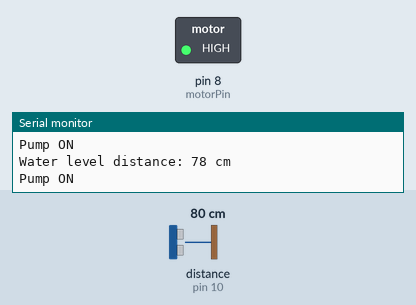
The sketch below on a simulated Arduino Uno, built with avr-gcc and run on an emulated ATmega328P. Parts: switched loads named in the sketch (green lamp = pin HIGH), the last lines printed to the serial monitor. Wiring (inferred from the names in the program): ultrasonic range finder: trigger pin 9; echo pin 10. The test bench sets the inputs (shaded band); at power-on: distance to the obstacle (sensor on pin 10) 80 cm. The echo pulse lasts 58.3 µs per cm; pins used as bus, display or sensor lines are not drawn.

Above: at 1.8 s.
1.9 s: distance to the obstacle (sensor on pin 10) set to 18 cm
3.4 s: distance to the obstacle (sensor on pin 10) set to 15 cm
At 5.2 s:
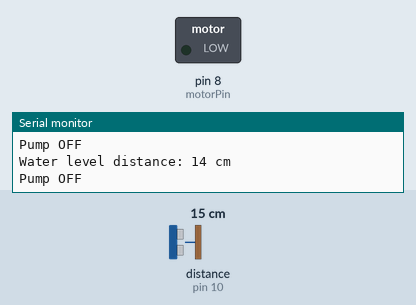
5.5 s: distance to the obstacle (sensor on pin 10) set to 35 cm
At 6.8 s:
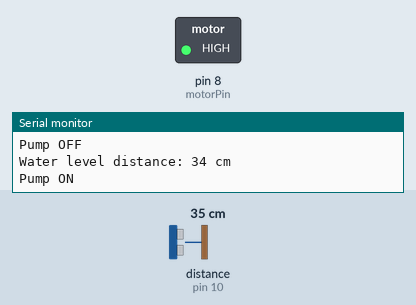
7.5 s: distance to the obstacle (sensor on pin 10) set to 2 cm
At 8.5 s:
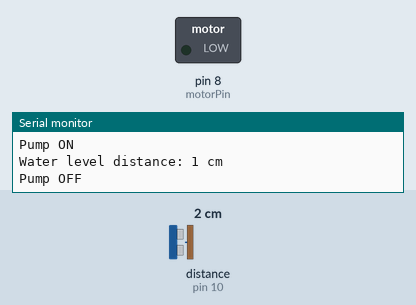
Timing chart, 0 to 10.5 s (numbered marks = the images above; inputs shaded):
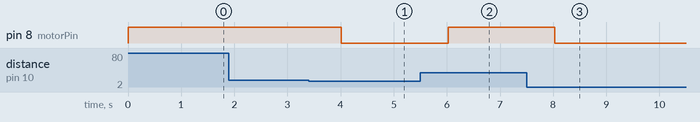

Measured:
- the behaviour switches between 17 and 16 cm on distance to the obstacle (sensor on pin 10) (found by bisection; images 0 and 1)
- after the input at 3.4 s, pin 8 (motorPin): HIGH → LOW after 0.62 s
- after the input at 5.5 s, pin 8 (motorPin): LOW → HIGH after 0.52 s
- after the input at 7.5 s, pin 8 (motorPin): HIGH → LOW after 0.53 s

The sketch:

sketch.ino
```cpp
const int trigPin = 9;
const int echoPin = 10;
const int motorPin = 8;

long duration;
int distance;

void setup() {
  pinMode(trigPin, OUTPUT);
  pinMode(echoPin, INPUT);
  pinMode(motorPin, OUTPUT);

  Serial.begin(9600);
}

void loop() {

  // Trigger ultrasonic sensor
  digitalWrite(trigPin, LOW);
  delayMicroseconds(2);

  digitalWrite(trigPin, HIGH);
  delayMicroseconds(10);

  digitalWrite(trigPin, LOW);

  // Measure echo time
  duration = pulseIn(echoPin, HIGH);

  // Calculate distance
  distance = duration * 0.034 / 2;

  Serial.print("Water level distance: ");
  Serial.print(distance);
  Serial.println(" cm");


  // Pump control
  // Larger distance = low water level
  if (distance > 15) {
    digitalWrite(motorPin, HIGH);   // Turn ON pump
    Serial.println("Pump ON");
  }
  else {
    digitalWrite(motorPin, LOW);    // Turn OFF pump
    Serial.println("Pump OFF");
  }

  delay(1000);
}
```
